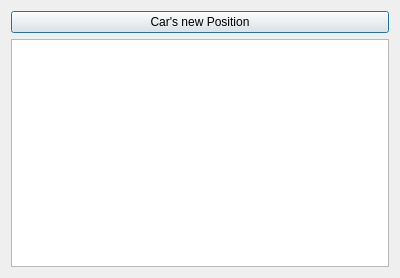
<?xml version="1.0" encoding="UTF-8"?>
<ui version="4.0">
 <class>MovingCircle</class>
 <widget class="QDialog" name="MovingCircle">
  <property name="geometry">
   <rect>
    <x>0</x>
    <y>0</y>
    <width>400</width>
    <height>278</height>
   </rect>
  </property>
  <property name="windowTitle">
   <string>Moving Car</string>
  </property>
  <layout class="QVBoxLayout" name="verticalLayout">
   <item>
    <widget class="QPushButton" name="newPositionButton">
     <property name="text">
      <string>Car's new Position</string>
     </property>
    </widget>
   </item>
   <item>
    <widget class="QGraphicsView" name="graphicsView">
     <property name="alignment">
      <set>Qt::AlignmentFlag::AlignLeading|Qt::AlignmentFlag::AlignLeft|Qt::AlignmentFlag::AlignTop</set>
     </property>
    </widget>
   </item>
  </layout>
 </widget>
 <layoutdefault spacing="6" margin="11"/>
 <resources/>
 <connections/>
</ui>
